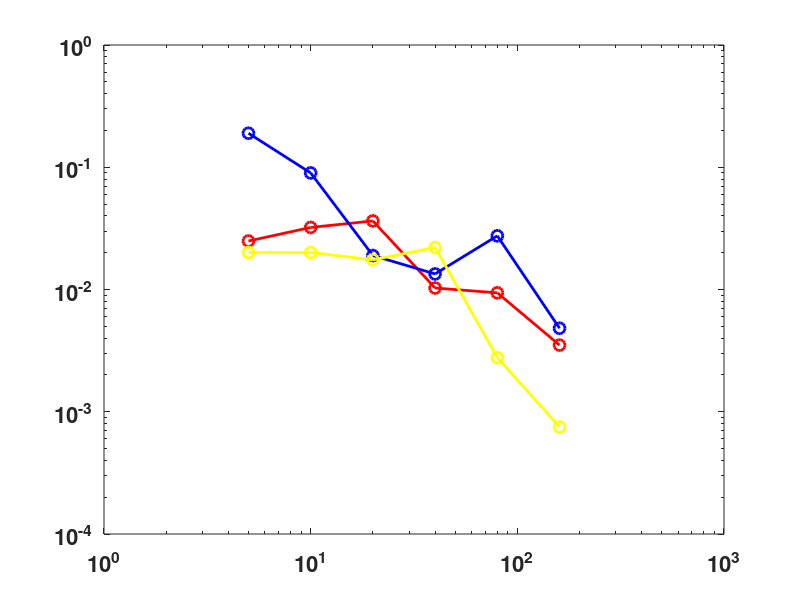
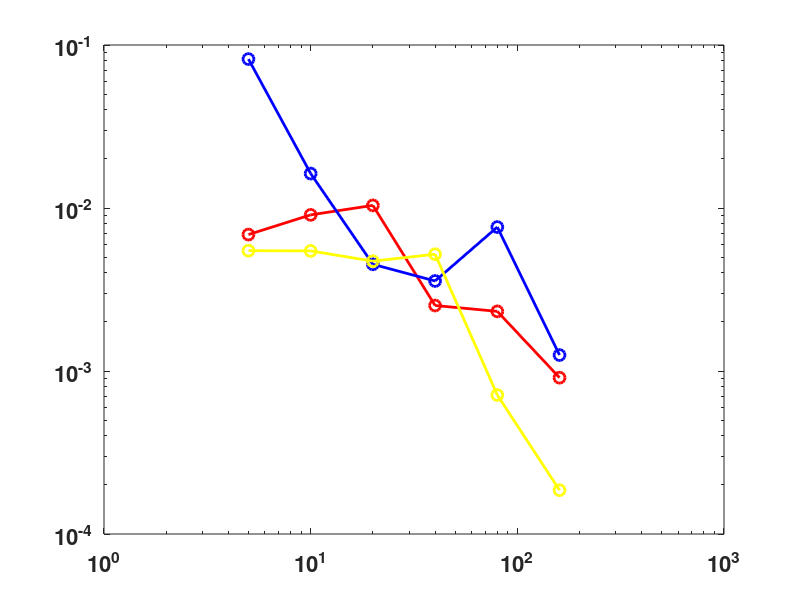

Source code (MATLAB) for these figures, in order:
clear;clc;close all;format long;
set(0,'DefaultAxesFontSize',16,'DefaultAxesFontWeight','bold','DefaultLineLineWidth',2,'DefaultLineMarkerSize',8);
%addpath('/ufs/hemadity/Documents/chebfun');
xpos = 500;ypos = 500; width = 1000; height = 800;

data = dlmread('MC_fevals.dat');

GL = dlmread('GL_error.dat');
FIQ = dlmread('FIQ_error.dat');
AIQ = dlmread('AIQ_error.dat');
MC = dlmread('MC_error.dat');

%Mean error
figure(1)
loglog(GL(:,1),GL(:,2),'ro-',FIQ(:,1),FIQ(:,2),'bo-',AIQ(:,1),AIQ(:,2),'yo-');

%sigma error
figure(2)
loglog(GL(:,1),GL(:,3),'ro-',FIQ(:,1),FIQ(:,3),'bo-',AIQ(:,1),AIQ(:,3),'yo-');